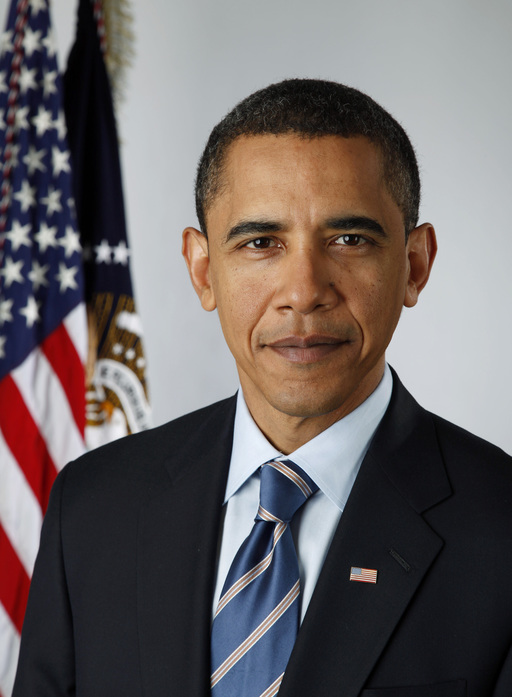
#> input picture Vision Artificial/Material Didactico/MaterialDocente/CODIGO/ejemplosCodigo/images/image_obama.jpg, 512 x 697 px, found by its file name
$ python ejemploDelaunay_Voronoy.py   (older library calls are emulated)
#> lines starting #> are read from the running program, lines starting #| are printed output that depends on the picture; after the words box and inside, x2 and y2 are one past the last pixel; in counts of white or black regions, pixels touching at a corner belong together
#!/usr/bin/env python3
# -*- coding: utf-8 -*-
"""
Created on Thu Apr 18 10:36:40 2019
@author: mrincon

Basado en: https://www.learnopencv.com/delaunay-triangulation-and-voronoi-diagram-using-opencv-c-python/
Adaptado para Pyrhon3

"""

#!/usr/bin/python

import cv2
import numpy as np
import random

# Check if a point is inside a rectangle
def rect_contains(rect, point) :
    if point[0] < rect[0] :
        return False
    elif point[1] < rect[1] :
        return False
    elif point[0] > rect[2] :
        return False
    elif point[1] > rect[3] :
        return False
    return True

# Draw a point
def draw_point(img, p, color ) :
    cv2.circle( img, p, 2, color, cv2.FILLED, cv2.LINE_AA, 0 )


# Draw delaunay triangles
def draw_delaunay(img, subdiv, delaunay_color ) :

    triangleList = subdiv.getTriangleList();
    size = img.shape
    r = (0, 0, size[1], size[0])

    for t in triangleList :

        pt1 = (t[0], t[1])
        pt2 = (t[2], t[3])
        pt3 = (t[4], t[5])

        if rect_contains(r, pt1) and rect_contains(r, pt2) and rect_contains(r, pt3) :

            cv2.line(img, pt1, pt2, delaunay_color, 1, cv2.LINE_AA, 0)
            cv2.line(img, pt2, pt3, delaunay_color, 1, cv2.LINE_AA, 0)
            cv2.line(img, pt3, pt1, delaunay_color, 1, cv2.LINE_AA, 0)


# Draw voronoi diagram
def draw_voronoi(img, subdiv) :

    ( facets, centers) = subdiv.getVoronoiFacetList([])

    for i in range(0,len(facets)) :
        ifacet_arr = []
        for f in facets[i] :
            ifacet_arr.append(f)

        ifacet = np.array(ifacet_arr, np.int)
        color = (random.randint(0, 255), random.randint(0, 255), random.randint(0, 255))

        cv2.fillConvexPoly(img, ifacet, color, cv2.LINE_AA, 0);
        ifacets = np.array([ifacet])
        cv2.polylines(img, ifacets, True, (0, 0, 0), 1, cv2.LINE_AA, 0)
        cv2.circle(img, (centers[i][0], centers[i][1]), 3, (0, 0, 0), cv2.FILLED, cv2.LINE_AA, 0)


if __name__ == '__main__':

    # Define window names
    win_delaunay = "Delaunay Triangulation"
    win_voronoi = "Voronoi Diagram"

    # Turn on animation while drawing triangles
    animate = True

    # Define colors for drawing.
    delaunay_color = (255,255,255)
    points_color = (0, 0, 255)

    # Read in the image.
    img = cv2.imread("mages/image_obama.jpg");
#> img is the input picture: shape (697, 512, 3); mean B, G, R 100.5, 100.6, 108

    # Keep a copy around
    img_orig = img.copy();

    # Rectangle to be used with Subdiv2D
    size = img.shape
#> size = (697, 512, 3)
    rect = (0, 0, size[1], size[0])
#> rect = (0, 0, 512, 697)

    # Create an instance of Subdiv2D
    subdiv = cv2.Subdiv2D(rect);

    # Create an array of points.
    points = [];

    # Read in the points from a text file
    with open("images/points_obama.txt") as file :
#> (reads Vision Artificial/Material Didactico/MaterialDocente/CODIGO/ejemplosCodigo/images/points_obama.txt from the repository)
        for line in file :
            x, y = line.split()
            points.append((int(x), int(y)))

    # Insert points into subdiv
    for p in points :
        print(p)
        subdiv.insert(p)

        # Show animation
        if animate :
            img_copy = img_orig.copy()
            # Draw delaunay triangles
            draw_delaunay( img_copy, subdiv, (255, 255, 255) );
            cv2.imshow(win_delaunay, img_copy)
            cv2.waitKey(100)
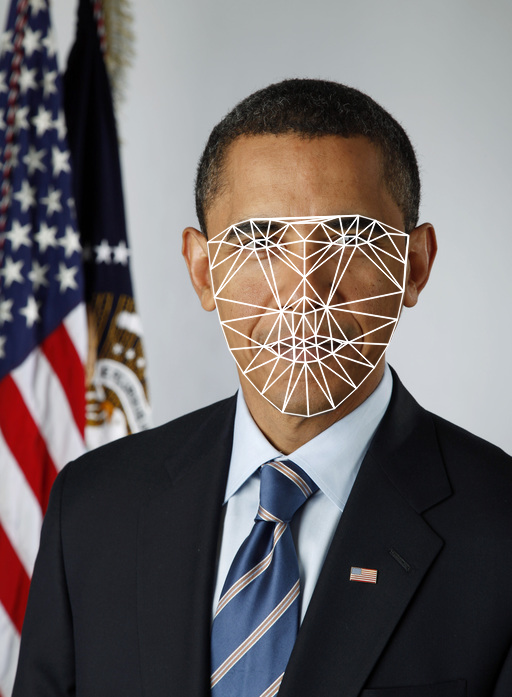
#> img_copy: shape (697, 512, 3); mean B, G, R 104.3, 103.9, 110.5

    # Draw delaunay triangles
    draw_delaunay( img, subdiv, (255, 255, 255) );

    # Draw points
    for p in points :
        draw_point(img, p, (0,0,255))
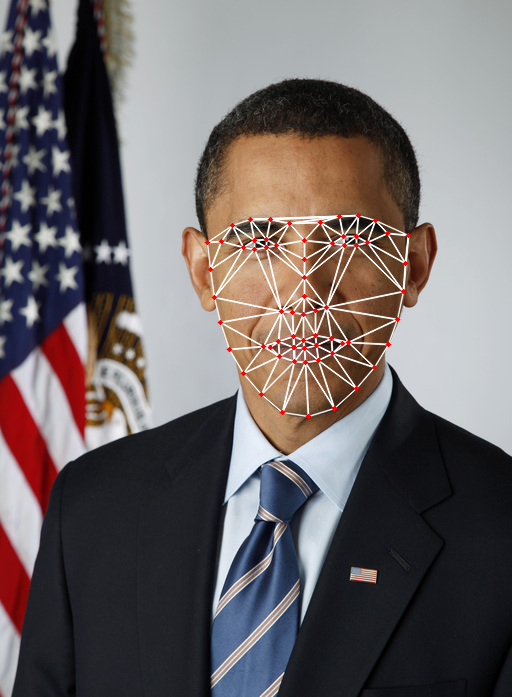
#> img: shape (697, 512, 3); 0.49% of pixels changed, all inside (x1, y1, x2, y2) = (204, 213, 412, 420)

    # Allocate space for Voronoi Diagram
    img_voronoi = np.zeros(img.shape, dtype = img.dtype)

    # Draw Voronoi diagram
    draw_voronoi(img_voronoi,subdiv)
#> after the loop in draw_voronoi, `for i in range(0,len(facets)) :`:
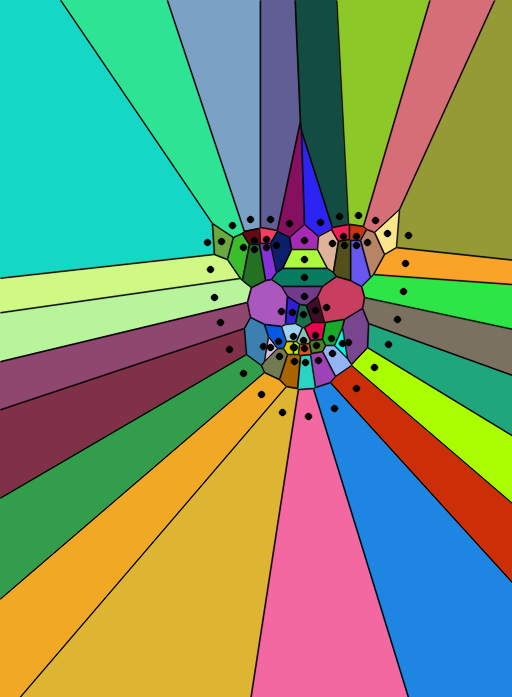
#> img: shape (697, 512, 3); mean of channels 0, 1, 2 111, 148.9, 126; drawn as B, G, R

    # Show results
    cv2.imshow(win_delaunay,img)
    cv2.imshow(win_voronoi,img_voronoi)
    cv2.waitKey(0)
